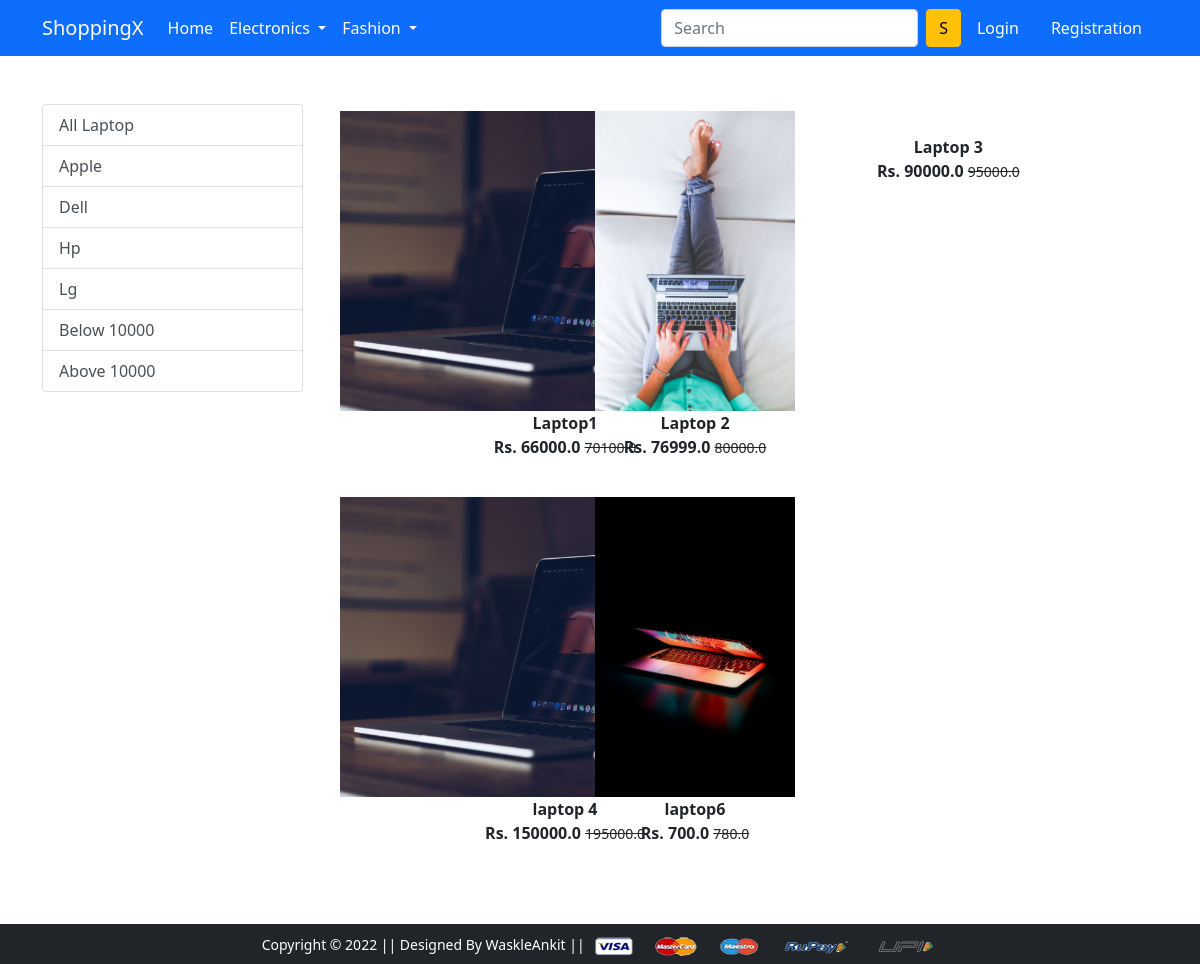
The app's page /laptop/ with its own data.
### app/models.py (models this page shows, shortened)
class Product(models.Model):
    title = models.CharField(max_length=100)
    selling_price = models.FloatField()
    discounted_price = models.FloatField()
    description = models.TextField()
    brand = models.CharField(max_length=100)
    category = models.CharField(choices=CATEGORY_CHOICES,max_length=2)
    product_image = models.ImageField(upload_to='productimg')

### app/views.py (the view)
# urls.py: path('laptop/', views.laptop, name='laptop'),
def laptop(request,data = None):
 if data == None:
  laptops = Product.objects.filter(category='L')
 elif data=='Apple' or data =='Dell' or data =='Hp' or data =='Lg':
  laptops = Product.objects.filter(category='L').filter(brand=data)
 elif data == 'below':
  laptops = Product.objects.filter(category='L').filter(discounted_price__lt = 10000)
 elif data == 'above':
  laptops = Product.objects.filter(category='L').filter(discounted_price__gt = 10000)
 return render(request, 'app/laptop.html',{'laptops':laptops})

### app/templates/app/laptop.html (shortened to what this page needs)
{% extends 'app/base.html' %}
{% load static %}
{% block main-content %}
<div class="container my-5">
 <div class="row">
  <div class="col-sm-3">
   <div class="list-group">
    <a href="{% url 'laptop' %}" class="list-group-item list-group-item-action " aria-current="true">
     All Laptop
    </a>
    <a href="{% url 'laptopdata' 'Apple' %}" class="list-group-item list-group-item-action " aria-current="true">
     Apple
    </a>
    <a href="{% url 'laptopdata' 'Dell' %}" class="list-group-item list-group-item-action ">
     Dell
    </a>
    <a href="{% url 'laptopdata' 'Hp' %}" class="list-group-item list-group-item-action ">
     Hp
    </a>
    <a href="{% url 'laptopdata' 'Lg' %}" class="list-group-item list-group-item-action ">
     Lg
    </a>
     <a href="{% url 'laptopdata' 'below' %}" class="list-group-item list-group-item-action ">
     Below 10000
    </a>
    <a href="{% url 'laptopdata' 'above' %}" class="list-group-item list-group-item-action ">
     Above 10000
    </a>
   </div>
  </div>
  <div class="col-sm-8 ">
   <div class="row">
    {% for product in laptops %}
    <div class="col-sm-4 text-center mb-4">
     <a href="{% url 'product-detail' product.id %}" class="btn">
      <div class="item">
       <img src="{{ product.product_image.url }}" alt="" height="300" class="">
        <div class="fw-bold">{{ product.title }}</div>
        <div class="fw-bold">Rs. {{ product.discounted_price }}
        <small class="fw-light text-decoration-line-through">
         {{product.selling_price}}
         </small>
        </div>
      </div>
     </a>
    </div>
    {% endfor %}
   </div>
  </div>
   </div>
  </div>
{% endblock main-content %}

### records on screen
Product: product_image (picture), title "Laptop1", discounted_price "66000.0", selling_price "70100.0"
Product: product_image (picture), title "Laptop 2", discounted_price "76999.0", selling_price "80000.0"
Product: title "Laptop 3", discounted_price "90000.0", selling_price "95000.0"
Product: product_image (picture), title "laptop 4", discounted_price "150000.0", selling_price "195000.0"
Product: product_image (picture), title "laptop6", discounted_price "700.0", selling_price "780.0"
